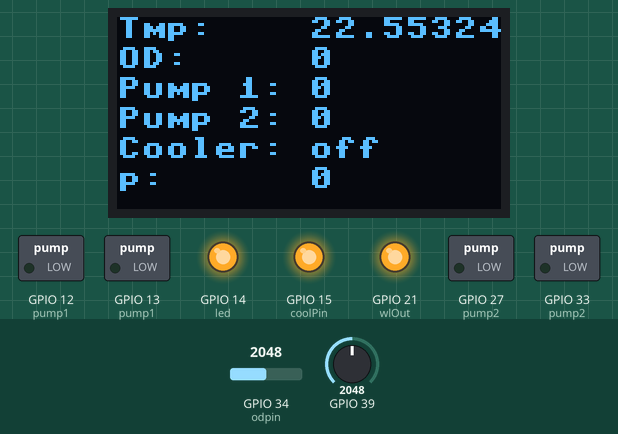
This program was run on a simulated ESP32 board running MicroPython. Shown: 128×64 one-colour display, switched loads named in the program (green lamp = pin HIGH), output pins drawn as LEDs (lit = HIGH). The inputs (shaded band) are chosen by the test bench; at power-on: GPIO 39 = 2048, GPIO 34 (odpin) = 2048 (analog values on the 0–4095 scale). WiFi joins after 1.5 s; no MQTT or app messages arrive unless stated; library files of the repository ran but are not shown: ssd1306.py.

Above: at 9.5 s.
9.6 s: GPIO 39 set to 2088
At 12.2 s:
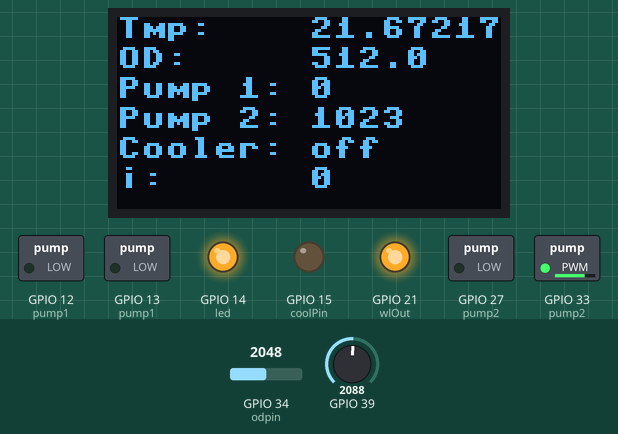
13.5 s: GPIO 39 set to 2866
At 15.2 s:
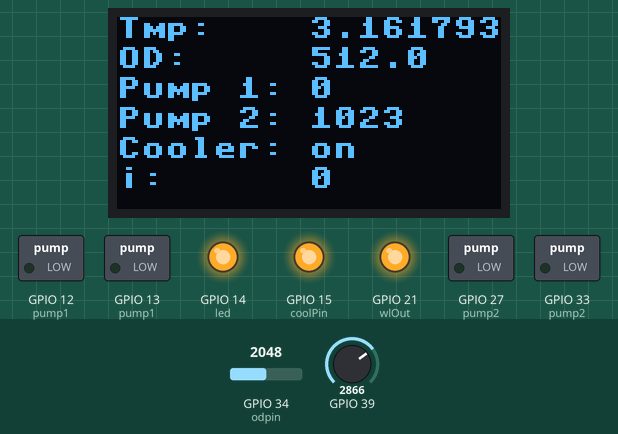
17.4 s: GPIO 39 set to 2047
At 19.4 s:
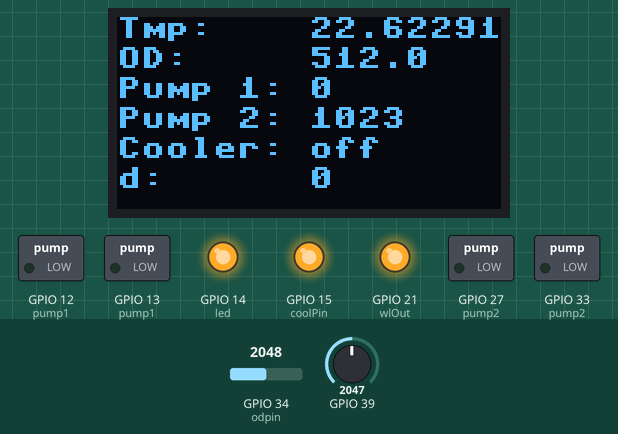
21.3 s: GPIO 34 (odpin) set to 2866
At 24.2 s:
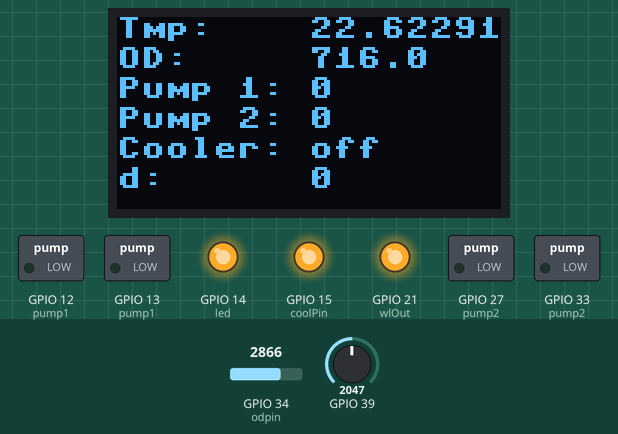
25.2 s: GPIO 39 set to 1228
At 28.6 s:
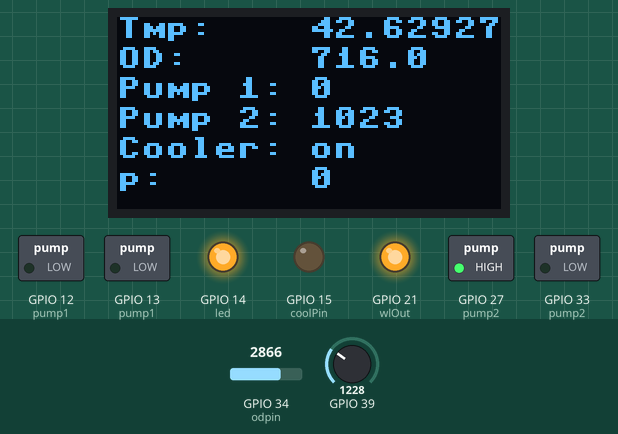
Timing chart, 0 to 30.1 s (numbered marks = the images above; inputs shaded):
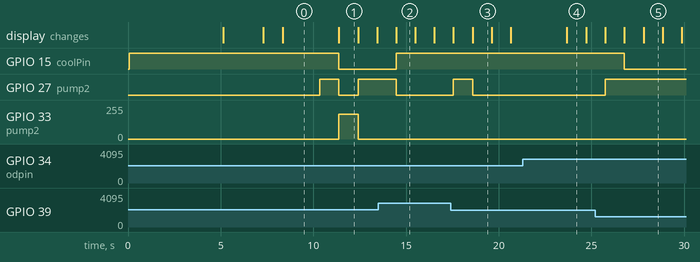

The program:

main.py
```python
# import inbuilt time and machine modules
import time
import machine
from math import floor

#import self-written modules
from od import *
from led import *
from Display import *
from pumps import *
from temperature import *
from cooling import *
from networkConnect import *

# Import mqtt library
from simple import MQTTClient

# Instantiate objects for all classes
display = OLED()
display.printText("Initializing...")

led = Led(machine.PWM(machine.Pin(14), machine.Pin.OUT))
od = OD()
temp = TemperatureSensor()
pump1 = Pump (machine.PWM(machine.Pin(12, machine.Pin.OUT)), machine.PWM(machine.Pin(13, machine.Pin.OUT)), False)
pump2 = Pump (machine.PWM(machine.Pin(27, machine.Pin.OUT)), machine.PWM(machine.Pin(33, machine.Pin.OUT)), True)
cooler = Cool()

# temperature PID init
temppid = [20, 6, 30]
temperr = [0]
optTemp = 19

# OD PID init
odpid = [0, 0, 0]
oderr = [0]
optOD = 590

# Water level control
wlOut = machine.Pin(21, machine.Pin.OUT)
wlOut.value(1)
wl = machine.ADC(machine.Pin(36))
wl.atten(3)
wl.width(machine.ADC.WIDTH_10BIT)

# initial algae parameters

cia = 50000.0
cim = 20000.0
cd = 20000.0
pr = 1.25
vm = 2000.0

# Connect to WiFi
tryConnect(display)

# Set to your Adafruit IO key & username below.
pwd = '5c0f28d19a0a4e5b9890ea6e3538b1d7'
user1 = 'bossebandowski' # See https://accounts.adafruit.com

# Define data frequency (how many seconds between each data point?)
rest = 15

def run(rest, c, cia, cim, cd, pr, vm):
    display.printText("Start!")
    time.sleep(1)
    odVal = 0

    i = 0
    p1t = 0
    marker = 0

    while True:

        # Cast data

        if (i % rest) == 0:
            try:
                castData(c)
            except:
                print ("failed castData()")
                c = connect2Client()
                subscribePID(c)

        # Check for PID updates

        try:
            c.check_msg()
        except:
            print ("failed check_msg")
            c = connect2Client()

        # Update screen

        if (i % 3) == 0:
            display.printStatus(str(temp.readTemp()), str(odVal), str(pump1.getVal()), str(pump2.getVal()), cooler.status, "p", odpid[0])
        if (i % 3) == 1:
            display.printStatus(str(temp.readTemp()), str(odVal), str(pump1.getVal()), str(pump2.getVal()), cooler.status, "i", odpid[1])
        if (i % 3) == 2:
            display.printStatus(str(temp.readTemp()), str(odVal), str(pump1.getVal()), str(pump2.getVal()), cooler.status, "d", odpid[2])


        # Temp Control

        temppw = toPW(getValPID (temppid, temperr, optTemp, temp.readTemp()))

        if (temppw > 500):
            cooler.superCool(pump2)
        else:
            cooler.basicCool()

        if temppw <1023:
            pump2.activate(-temppw, cooler)
        else:
            pump2.activate(1023, cooler)

        # OD Control - use this OR the model below!

        # turn pump off to take od reading

        if i % 10 == 0:
            currentval = pump2.getVal()
            if cooler.status == "on":
                cooler.basicCool()
                pump2.stop(cooler)
                time.sleep(2)
                odVal = od.rawRead()
                pump2.activate(currentval, cooler)
            else:
                pump2.stop(cooler)
                time.sleep(2)
                odVal = od.rawRead()
                pump2.activate(currentval, cooler)

            odpw = toPW(getValPID(odpid, oderr, optOD, odVal))
            pump1.activate(odpw, cooler)

        # Algae Control

        """# Update concentrations depending on growth and filtration
        cia = cia * 2.0**(1/84600)
        cim = cim - 2.0

        # Update pump 1 remaining time if the pump is running (p1t)
        if p1t >= 0:
            p1t = p1t - 1.0
        else:
            marker = 0

        # Check if concentration is too low. If yes, calculate pump runtime based on algae parameters. Set algae
        # concentration in mussel tank to desired value
        if cim < 19500:
            p1t = - (vm * (cim - cd))/(pr*(cia - cd))
            marker = 1
            cim = cd

        # start pump if need be, else stop pump. Update volume
        if marker == 1:
            pump1.activate(1023, cooler)
            vm = vm + 1.25
        else:
            pump1.stop(cooler)"""

        # Increment i
        i = i + 1

        # Pause
        time.sleep(1)

def checkWL ():
    if wl.read() > 1000:
        return False
    else:
        for i in range (5):
            if wl.read() > 1000: return False
        return True

def changeWL():
    if checkWL():
        pass

def toPW (val):
    if val > 50:
        return 1023
    elif val <= 50 and val > 30:
        return 750
    elif val <= 30 and val > 10:
        return 500
    else:
        return 0

def getValPID (pid, errHistory, tOpt, tAct):
    val = pid[0] * (tAct - tOpt) + pid[1] * sum (errHistory) + pid[2] * ((tAct - tOpt) - errHistory[-1])
    errHistory.append(tAct - tOpt)
    if len(errHistory) > 20:
        del errHistory[0]
    return val

def connect2Client (server="io.adafruit.com", user = user1, password = pwd):
    c = MQTTClient("umqtt_client", server, user=user, password=password, keepalive=3600)
    c.connect()
    return c

def disconnectClient (client):
    client.disconnect()

def castTemp(client, user = user1):
    client.publish(b"{}/f/temperature".format(user), b"{}".format(temp.readTemp()))

def castOD(client, user = user1):
    client.publish(b"{}/f/od".format(user), b"{}".format(od.rawRead()))

def castPump1(client, user = user1):
    client.publish(b"{}/f/pump-1-activity".format(user), b"{}".format(pump1.getVal()))

def castPump2(client, user = user1):
    client.publish(b"{}/f/pump-2-activity".format(user), b"{}".format(pump2.getVal()))

def castCooler(client, user = user1):
    if cooler.status == "on":
        client.publish(b"{}/f/cooler-activity".format(user), b"{}".format(12))
    else:
        client.publish(b"{}/f/cooler-activity".format(user), b"{}".format(5))

def callback(topic, message):
    char = topic [-1]
    msg = str(message)
    val = int(str(msg)[2:(len(msg)-1)])
    if char == 112:
        odpid[0] = val
    elif char == 105:
        odpid[1] = val
    elif char == 100:
        odpid[2] = val

def subscribePID(client, user = user1):
    client.set_callback(callback)
    client.subscribe(b"{}/f/pid-p".format(user))
    client.subscribe(b"{}/f/pid-i".format(user))
    client.subscribe(b"{}/f/pid-d".format(user))
    # once subscribed, all data sent to the feed is stored in a queue. To access the queue, use client.check_msg().
    # Change the callback method to assign the input to the correct P, I, D when calibrating

def castData(c):
    castCooler(c)
    castOD(c)
    castPump1(c)
    castPump2(c)
    castTemp(c)

# Connect to client and initialize client object
client = connect2Client()
subscribePID(client)

run(rest, client, cia, cim, cd, pr, vm)
```

od.py
```python
import machine
from math import floor

class OD :

    odpin = machine.ADC(machine.Pin(34))
    odpin.atten(3)
    odpin.width(machine.ADC.WIDTH_10BIT)

    numSamples = 30

    def rawRead (self):
        rawData = []

        # Collect Samples
        for i in range (self.numSamples):
            rawData.append(self.odpin.read())

        # Select 5 median samples
        rawData.sort()
        medians = []
        for i in range (5):
            medians.append(rawData[floor(len (rawData)/2)])
            del rawData[floor(len (rawData)/2)]

        # Average medians
        avgRead = sum(medians)/len(medians)

        return avgRead

    def printRaw (self):
        print ("Raw input: " + str(self.rawRead()))
```

led.py
```python
import machine

class Led :

    def __init__(self, pin):
        self.ledpin = pin
        self.ledpin.freq(50000)
        self.ledpin.duty(1023)

    def setPW (self, val):

        if (val > 1023 or val < 0):
            print("Invalid input")
        else:
            self.ledpin.duty(val)
            print("PW set to " + str((val / 1023) * 100) + "%")
```

Display.py
```python
import machine
import ssd1306

class OLED:
    i2c = machine.I2C(scl=machine.Pin(22), sda=machine.Pin(23))
    oled = ssd1306.SSD1306_I2C(128, 64, i2c)
    oled.text("Hello!", 0, 0)
    oled.show()

    def printStatus (self, temp, od, p1, p2, cool, char, val):
        self.oled.fill(0)
        self.oled.text(("Tmp:    " + temp), 0, 00)
        self.oled.text(("OD:     " + od), 0, 10)
        self.oled.text(("Pump 1: " + p1), 0, 20)
        self.oled.text(("Pump 2: " + p2), 0, 30)
        self.oled.text(("Cooler: " + cool), 0, 40)
        self.oled.text((char + ":      " + str(val)), 0, 50)
        try:
            self.oled.show()
        except:
            print ("failed to update screen")

    def printText (self, text):
        self.oled.fill(0)
        lines = text.split("\n")
        y = 0
        for l in lines:
            self.oled.text(l, 0, y)
            y = y + 10
        self.oled.show()
```

pumps.py
```python
import machine

class Pump:

    def __init__(self, pforward, preverse, isCool):
        self.pforward = pforward
        self.pforward.freq(800)
        self.pforward.duty(0)
        self.preverse = preverse
        self.preverse.freq(800)
        self.preverse.duty(0)
        self.status = "stop"
        self.val = 0
        self.isCool = isCool

    def getVal (self):
        return self.val

    #50 mL per 40 seconds 1023 power
    def activate (self, val, cool):

        if abs(val) > 1023:
            print("Invalid input. Choose a value between 1023 and -1023")
        else:
            if val < 0:
                self.pforward.duty(0)
                self.preverse.duty(-val)
                self.status = "reverse"
                self.val = -val
            elif val > 0:
                self.pforward.duty(val)
                self.preverse.duty(0)
                self.status = "forward"
                self.val = val
            else:
                self.stop(cool)


    def stop (self, cool):

        if self.isCool:
            if cool.status == "on":
                print("Cooler on. Can't stop pump")
            else:
                self.pforward.duty(0)
                self.preverse.duty(0)
                self.status = "stop"
                self.val = 0
        else:
            self.pforward.duty(0)
            self.preverse.duty(0)
            self.status = "stop"
            self.val = 0
```

cooling.py
```python
import machine

class Cool :
    coolPin = machine.Pin(15, machine.Pin.OUT)

    def __init__(self):
        self.coolPin.value(1)
        self.status = "off"

    def superCool (self, pump):
        if pump.status == "stop":
            self.coolPin.value(1)
            self.status = "off"
        else:
            self.coolPin.value(0)
            self.status = "on"

    def basicCool (self):
        self.coolPin.value(1)
        self.status = "off"
```

networkConnect.py
```python
import time
import network
from Display import *

def tryConnect(display):
    sta_if = network.WLAN(network.STA_IF)

    display.printText("connecting to \nnetwork...")
    sta_if.active(True)
    sta_if.connect('Internet_of_Mussels', 'Feather_HUZZAH32')
    time.sleep(5)
    if not sta_if.isconnected():
        display.printText("Failed to connect")
    else:
        display.printText("Connection \nsuccessful")
        time.sleep(2)
```

Source omitted: temperature.py (11697 bytes)

Measured:
- the behaviour switches between 2087 and 2088 on GPIO 39 (found by bisection; images 0 and 1)
- after the input at 9.6 s, GPIO 33 (pump2): 0/255 → 187/255 after 1.8 s, → 0/255 1.0 s later
- after the input at 13.5 s, GPIO 15 (coolPin): LOW → HIGH after 0.97 s; GPIO 27 (pump2): HIGH → LOW after 0.97 s
- after the input at 17.4 s, GPIO 27 (pump2): LOW → HIGH after 0.16 s, → LOW 1.0 s later
- after the input at 25.2 s, GPIO 15 (coolPin): HIGH → LOW after 1.6 s instead of 3.6 s; GPIO 27 (pump2): LOW → HIGH after 0.54 s instead of 3.6 s; GPIO 33 (pump2): stays 0/255 (without the input it goes to 187/255 after 2.6 s)
- what the display in image 1 shows lasts 1.0 s, from 11.4 s to 12.4 s
